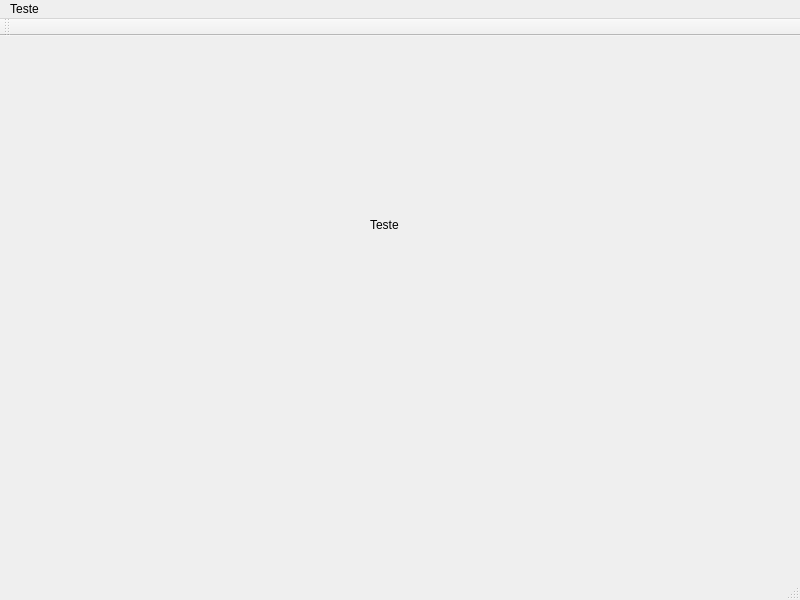
<?xml version="1.0" encoding="UTF-8"?>
<ui version="4.0">
 <class>teste</class>
 <widget class="QMainWindow" name="teste">
  <property name="geometry">
   <rect>
    <x>0</x>
    <y>0</y>
    <width>800</width>
    <height>600</height>
   </rect>
  </property>
  <property name="windowTitle">
   <string>MainWindow</string>
  </property>
  <widget class="QWidget" name="centralwidget">
   <widget class="QLabel" name="label">
    <property name="geometry">
     <rect>
      <x>370</x>
      <y>180</y>
      <width>67</width>
      <height>17</height>
     </rect>
    </property>
    <property name="text">
     <string>Teste</string>
    </property>
   </widget>
  </widget>
  <widget class="QMenuBar" name="menubar">
   <property name="geometry">
    <rect>
     <x>0</x>
     <y>0</y>
     <width>800</width>
     <height>22</height>
    </rect>
   </property>
   <widget class="QMenu" name="menuTeste">
    <property name="title">
     <string>Teste</string>
    </property>
    <addaction name="separator"/>
    <addaction name="actionTestando"/>
   </widget>
   <addaction name="menuTeste"/>
  </widget>
  <widget class="QStatusBar" name="statusbar"/>
  <widget class="QToolBar" name="toolBar">
   <property name="windowTitle">
    <string>toolBar</string>
   </property>
   <attribute name="toolBarArea">
    <enum>TopToolBarArea</enum>
   </attribute>
   <attribute name="toolBarBreak">
    <bool>false</bool>
   </attribute>
  </widget>
  <action name="actionTestando">
   <property name="text">
    <string>Testando</string>
   </property>
  </action>
 </widget>
 <resources/>
 <connections/>
</ui>
